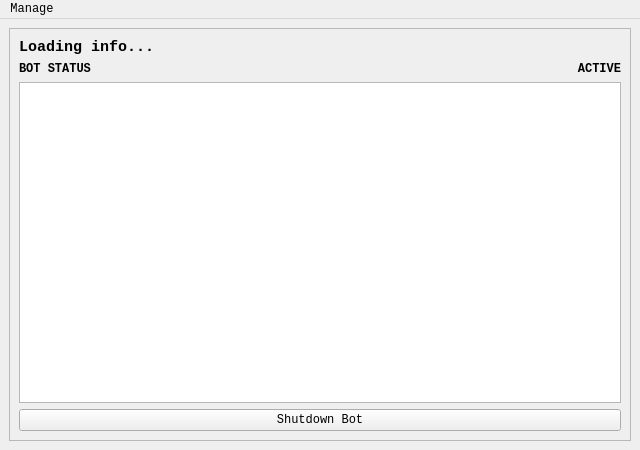
<?xml version="1.0" encoding="UTF-8"?>
<ui version="4.0">
 <class>MainWindow</class>
 <widget class="QMainWindow" name="MainWindow">
  <property name="geometry">
   <rect>
    <x>0</x>
    <y>0</y>
    <width>640</width>
    <height>450</height>
   </rect>
  </property>
  <property name="windowTitle">
   <string>Discord Bot Control Panel</string>
  </property>
  <widget class="QWidget" name="centralwidget">
   <property name="sizePolicy">
    <sizepolicy hsizetype="Expanding" vsizetype="Expanding">
     <horstretch>0</horstretch>
     <verstretch>0</verstretch>
    </sizepolicy>
   </property>
   <property name="layoutDirection">
    <enum>Qt::LeftToRight</enum>
   </property>
   <layout class="QHBoxLayout" name="horizontalLayout">
    <item>
     <widget class="QFrame" name="frame">
      <property name="frameShape">
       <enum>QFrame::StyledPanel</enum>
      </property>
      <property name="frameShadow">
       <enum>QFrame::Raised</enum>
      </property>
      <layout class="QVBoxLayout" name="verticalLayout">
       <item>
        <widget class="QLabel" name="label_bot_details">
         <property name="font">
          <font>
           <family>Consolas</family>
           <pointsize>11</pointsize>
           <weight>75</weight>
           <bold>true</bold>
          </font>
         </property>
         <property name="text">
          <string>Loading info...</string>
         </property>
         <property name="textFormat">
          <enum>Qt::PlainText</enum>
         </property>
         <property name="scaledContents">
          <bool>false</bool>
         </property>
         <property name="alignment">
          <set>Qt::AlignLeading|Qt::AlignLeft|Qt::AlignTop</set>
         </property>
         <property name="wordWrap">
          <bool>true</bool>
         </property>
         <property name="textInteractionFlags">
          <set>Qt::LinksAccessibleByMouse|Qt::TextSelectableByMouse</set>
         </property>
        </widget>
       </item>
       <item>
        <layout class="QHBoxLayout" name="horizontalLayout_2">
         <property name="topMargin">
          <number>0</number>
         </property>
         <item>
          <widget class="QLabel" name="label_status">
           <property name="font">
            <font>
             <family>Consolas</family>
             <pointsize>9</pointsize>
             <weight>75</weight>
             <bold>true</bold>
            </font>
           </property>
           <property name="text">
            <string>BOT STATUS</string>
           </property>
          </widget>
         </item>
         <item>
          <widget class="QLabel" name="label_active">
           <property name="font">
            <font>
             <family>Consolas</family>
             <pointsize>9</pointsize>
             <weight>75</weight>
             <bold>true</bold>
            </font>
           </property>
           <property name="text">
            <string>ACTIVE</string>
           </property>
           <property name="alignment">
            <set>Qt::AlignRight|Qt::AlignTrailing|Qt::AlignVCenter</set>
           </property>
          </widget>
         </item>
        </layout>
       </item>
       <item>
        <widget class="QTableWidget" name="table_activity">
         <property name="focusPolicy">
          <enum>Qt::NoFocus</enum>
         </property>
         <property name="styleSheet">
          <string notr="true"/>
         </property>
         <property name="frameShape">
          <enum>QFrame::StyledPanel</enum>
         </property>
         <property name="autoScroll">
          <bool>false</bool>
         </property>
         <property name="showDropIndicator" stdset="0">
          <bool>false</bool>
         </property>
         <property name="dragDropOverwriteMode">
          <bool>false</bool>
         </property>
         <property name="textElideMode">
          <enum>Qt::ElideLeft</enum>
         </property>
        </widget>
       </item>
       <item>
        <layout class="QHBoxLayout" name="horizontalLayout_3">
         <property name="topMargin">
          <number>0</number>
         </property>
         <item>
          <widget class="QPushButton" name="stop_btn">
           <property name="font">
            <font>
             <family>Consolas</family>
             <pointsize>9</pointsize>
             <weight>50</weight>
             <bold>false</bold>
            </font>
           </property>
           <property name="text">
            <string>Shutdown Bot</string>
           </property>
          </widget>
         </item>
        </layout>
       </item>
      </layout>
     </widget>
    </item>
   </layout>
  </widget>
  <widget class="QMenuBar" name="menubar">
   <property name="geometry">
    <rect>
     <x>0</x>
     <y>0</y>
     <width>640</width>
     <height>20</height>
    </rect>
   </property>
   <property name="font">
    <font>
     <family>Consolas</family>
    </font>
   </property>
   <widget class="QMenu" name="menuManage">
    <property name="font">
     <font>
      <family>Consolas</family>
     </font>
    </property>
    <property name="title">
     <string>Manage</string>
    </property>
    <addaction name="actionEnable_Debug"/>
    <addaction name="separator"/>
    <addaction name="actionShutdown"/>
   </widget>
   <addaction name="menuManage"/>
  </widget>
  <action name="actionShutdown">
   <property name="text">
    <string>Shutdown</string>
   </property>
   <property name="font">
    <font>
     <family>Consolas</family>
    </font>
   </property>
  </action>
  <action name="actionEnable_Debug">
   <property name="checkable">
    <bool>true</bool>
   </property>
   <property name="checked">
    <bool>false</bool>
   </property>
   <property name="text">
    <string>Enable Debug</string>
   </property>
  </action>
  <action name="action_2">
   <property name="text">
    <string>Restart GUI</string>
   </property>
  </action>
 </widget>
 <resources/>
 <connections/>
</ui>
